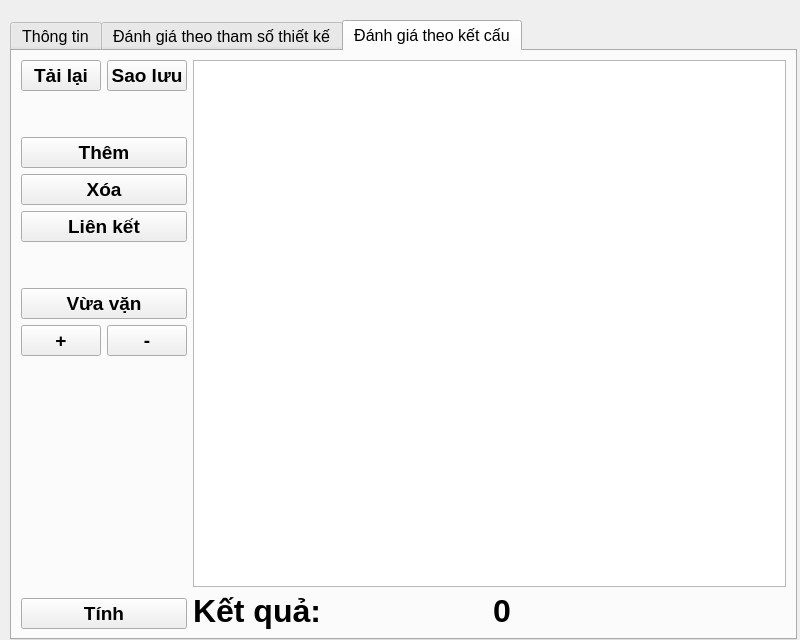
<?xml version="1.0" encoding="UTF-8"?>
<ui version="4.0">
 <class>MainWindow</class>
 <widget class="QMainWindow" name="MainWindow">
  <property name="geometry">
   <rect>
    <x>0</x>
    <y>0</y>
    <width>800</width>
    <height>640</height>
   </rect>
  </property>
  <property name="minimumSize">
   <size>
    <width>800</width>
    <height>640</height>
   </size>
  </property>
  <property name="maximumSize">
   <size>
    <width>800</width>
    <height>640</height>
   </size>
  </property>
  <property name="font">
   <font>
    <pointsize>9</pointsize>
   </font>
  </property>
  <property name="windowTitle">
   <string>Chương trình đánh giá độ tin cậy súng bộ binh</string>
  </property>
  <property name="windowIcon">
   <iconset>
    <normaloff>icon</normaloff>icon</iconset>
  </property>
  <widget class="QWidget" name="centralwidget">
   <property name="minimumSize">
    <size>
     <width>800</width>
     <height>640</height>
    </size>
   </property>
   <property name="maximumSize">
    <size>
     <width>800</width>
     <height>640</height>
    </size>
   </property>
   <property name="baseSize">
    <size>
     <width>640</width>
     <height>640</height>
    </size>
   </property>
   <property name="font">
    <font>
     <pointsize>12</pointsize>
    </font>
   </property>
   <widget class="QTabWidget" name="tabWidget_rating">
    <property name="geometry">
     <rect>
      <x>10</x>
      <y>20</y>
      <width>787</width>
      <height>620</height>
     </rect>
    </property>
    <property name="currentIndex">
     <number>2</number>
    </property>
    <widget class="QWidget" name="tab_info">
     <attribute name="title">
      <string>Thông tin</string>
     </attribute>
     <layout class="QVBoxLayout" name="verticalLayout_2">
      <item>
       <widget class="QLabel" name="label_1">
        <property name="font">
         <font>
          <pointsize>20</pointsize>
         </font>
        </property>
        <property name="layoutDirection">
         <enum>Qt::LayoutDirection::LeftToRight</enum>
        </property>
        <property name="text">
         <string>CHƯƠNG TRÌNH ĐÁNH GIÁ ĐỘ TIN CẬY 
SÚNG BỘ BINH</string>
        </property>
        <property name="textFormat">
         <enum>Qt::TextFormat::PlainText</enum>
        </property>
        <property name="alignment">
         <set>Qt::AlignmentFlag::AlignCenter</set>
        </property>
       </widget>
      </item>
      <item>
       <spacer name="verticalSpacer">
        <property name="orientation">
         <enum>Qt::Orientation::Vertical</enum>
        </property>
        <property name="sizeHint" stdset="0">
         <size>
          <width>20</width>
          <height>489</height>
         </size>
        </property>
       </spacer>
      </item>
     </layout>
    </widget>
    <widget class="QWidget" name="tab_rating_parameter">
     <property name="font">
      <font>
       <pointsize>9</pointsize>
      </font>
     </property>
     <attribute name="title">
      <string>Đánh giá theo tham số thiết kế</string>
     </attribute>
     <layout class="QHBoxLayout" name="horizontalLayout_5">
      <item>
       <layout class="QHBoxLayout" name="tab_rating_parameter_1" stretch="5,5">
        <item>
         <widget class="QTabWidget" name="tabWidget_rating_parameter">
          <property name="font">
           <font>
            <pointsize>12</pointsize>
           </font>
          </property>
          <property name="currentIndex">
           <number>0</number>
          </property>
          <widget class="QWidget" name="tab_parameter_vk">
           <attribute name="title">
            <string>Theo vận tốc tại vị trí k</string>
           </attribute>
           <layout class="QVBoxLayout" name="verticalLayout_3">
            <item>
             <layout class="QVBoxLayout" name="group_vk_ik">
              <item>
               <widget class="QLabel" name="label_vk_ik">
                <property name="font">
                 <font>
                  <pointsize>14</pointsize>
                  <bold>true</bold>
                 </font>
                </property>
                <property name="text">
                 <string>Xung lượng khí thuốc (Ik)</string>
                </property>
                <property name="alignment">
                 <set>Qt::AlignmentFlag::AlignCenter</set>
                </property>
               </widget>
              </item>
              <item>
               <layout class="QHBoxLayout" name="group_input_mean_vk_ik" stretch="3,0,1">
                <item>
                 <widget class="QDoubleSpinBox" name="input_mean_vk_ik">
                  <property name="readOnly">
                   <bool>false</bool>
                  </property>
                  <property name="decimals">
                   <number>4</number>
                  </property>
                  <property name="minimum">
                   <double>0.000100000000000</double>
                  </property>
                  <property name="maximum">
                   <double>99999.000000000000000</double>
                  </property>
                  <property name="singleStep">
                   <double>1.000000000000000</double>
                  </property>
                 </widget>
                </item>
                <item>
                 <widget class="QCheckBox" name="checkbox_var_vk_ik">
                  <property name="acceptDrops">
                   <bool>false</bool>
                  </property>
                  <property name="text">
                   <string/>
                  </property>
                 </widget>
                </item>
                <item>
                 <widget class="QDoubleSpinBox" name="input_var_vk_ik">
                  <property name="enabled">
                   <bool>false</bool>
                  </property>
                  <property name="decimals">
                   <number>4</number>
                  </property>
                  <property name="maximum">
                   <double>999999.000000000000000</double>
                  </property>
                 </widget>
                </item>
               </layout>
              </item>
             </layout>
            </item>
            <item>
             <layout class="QVBoxLayout" name="group_vk_m">
              <item>
               <widget class="QLabel" name="label_vk_m">
                <property name="font">
                 <font>
                  <pointsize>14</pointsize>
                  <bold>true</bold>
                 </font>
                </property>
                <property name="text">
                 <string>Khối lượng đầu đạn (m)</string>
                </property>
                <property name="alignment">
                 <set>Qt::AlignmentFlag::AlignCenter</set>
                </property>
               </widget>
              </item>
              <item>
               <layout class="QHBoxLayout" name="group_input_mean_vk_m" stretch="3,0,1">
                <item>
                 <widget class="QDoubleSpinBox" name="input_mean_vk_m">
                  <property name="decimals">
                   <number>4</number>
                  </property>
                  <property name="minimum">
                   <double>0.000100000000000</double>
                  </property>
                  <property name="maximum">
                   <double>99999.000000000000000</double>
                  </property>
                 </widget>
                </item>
                <item>
                 <widget class="QCheckBox" name="checkbox_var_vk_m">
                  <property name="text">
                   <string/>
                  </property>
                 </widget>
                </item>
                <item>
                 <widget class="QDoubleSpinBox" name="input_var_vk_m">
                  <property name="enabled">
                   <bool>false</bool>
                  </property>
                  <property name="decimals">
                   <number>4</number>
                  </property>
                  <property name="maximum">
                   <double>999999.000000000000000</double>
                  </property>
                 </widget>
                </item>
               </layout>
              </item>
             </layout>
            </item>
            <item>
             <layout class="QVBoxLayout" name="group_vk_zk">
              <item>
               <widget class="QLabel" name="label_vk_zk">
                <property name="font">
                 <font>
                  <pointsize>14</pointsize>
                  <bold>true</bold>
                 </font>
                </property>
                <property name="text">
                 <string>Bề dày cháy tương đối (Zk)</string>
                </property>
                <property name="alignment">
                 <set>Qt::AlignmentFlag::AlignCenter</set>
                </property>
               </widget>
              </item>
              <item>
               <layout class="QHBoxLayout" name="group_input_mean_vk_zk" stretch="3,0,1">
                <item>
                 <widget class="QDoubleSpinBox" name="input_mean_vk_zk">
                  <property name="decimals">
                   <number>4</number>
                  </property>
                  <property name="minimum">
                   <double>0.000100000000000</double>
                  </property>
                  <property name="maximum">
                   <double>99999.000000000000000</double>
                  </property>
                 </widget>
                </item>
                <item>
                 <widget class="QCheckBox" name="checkbox_var_vk_zk">
                  <property name="text">
                   <string/>
                  </property>
                 </widget>
                </item>
                <item>
                 <widget class="QDoubleSpinBox" name="input_var_vk_zk">
                  <property name="enabled">
                   <bool>false</bool>
                  </property>
                  <property name="decimals">
                   <number>4</number>
                  </property>
                  <property name="maximum">
                   <double>999999.000000000000000</double>
                  </property>
                 </widget>
                </item>
               </layout>
              </item>
             </layout>
            </item>
            <item>
             <layout class="QVBoxLayout" name="group_vk_cty">
              <item>
               <widget class="QLabel" name="label_vk_cty">
                <property name="font">
                 <font>
                  <pointsize>14</pointsize>
                  <bold>true</bold>
                 </font>
                </property>
                <property name="text">
                 <string>Hệ số tính công thức yếu</string>
                </property>
                <property name="alignment">
                 <set>Qt::AlignmentFlag::AlignCenter</set>
                </property>
               </widget>
              </item>
              <item>
               <layout class="QHBoxLayout" name="group_input_mean_vk_cty" stretch="3,0,1">
                <item>
                 <widget class="QDoubleSpinBox" name="input_mean_vk_cty">
                  <property name="decimals">
                   <number>4</number>
                  </property>
                  <property name="minimum">
                   <double>0.000100000000000</double>
                  </property>
                  <property name="maximum">
                   <double>99999.000000000000000</double>
                  </property>
                 </widget>
                </item>
                <item>
                 <widget class="QCheckBox" name="checkbox_var_vk_cty">
                  <property name="text">
                   <string/>
                  </property>
                 </widget>
                </item>
                <item>
                 <widget class="QDoubleSpinBox" name="input_var_vk_cty">
                  <property name="enabled">
                   <bool>false</bool>
                  </property>
                  <property name="decimals">
                   <number>4</number>
                  </property>
                  <property name="maximum">
                   <double>999999.000000000000000</double>
                  </property>
                 </widget>
                </item>
               </layout>
              </item>
             </layout>
            </item>
            <item>
             <layout class="QVBoxLayout" name="group_vk_d">
              <item>
               <widget class="QLabel" name="label_vk_d">
                <property name="font">
                 <font>
                  <pointsize>14</pointsize>
                  <bold>true</bold>
                 </font>
                </property>
                <property name="text">
                 <string>Cỡ đạn (d)</string>
                </property>
                <property name="alignment">
                 <set>Qt::AlignmentFlag::AlignCenter</set>
                </property>
               </widget>
              </item>
              <item>
               <layout class="QHBoxLayout" name="group_input_mean_vk_d" stretch="3,0,1">
                <item>
                 <widget class="QDoubleSpinBox" name="input_mean_vk_d">
                  <property name="decimals">
                   <number>4</number>
                  </property>
                  <property name="minimum">
                   <double>0.000100000000000</double>
                  </property>
                  <property name="maximum">
                   <double>99999.000000000000000</double>
                  </property>
                 </widget>
                </item>
                <item>
                 <widget class="QCheckBox" name="checkbox_var_vk_d">
                  <property name="text">
                   <string/>
                  </property>
                 </widget>
                </item>
                <item>
                 <widget class="QDoubleSpinBox" name="input_var_vk_d">
                  <property name="enabled">
                   <bool>false</bool>
                  </property>
                  <property name="decimals">
                   <number>4</number>
                  </property>
                  <property name="minimum">
                   <double>0.000100000000000</double>
                  </property>
                  <property name="maximum">
                   <double>999999.000000000000000</double>
                  </property>
                  <property name="value">
                   <double>0.000100000000000</double>
                  </property>
                 </widget>
                </item>
               </layout>
              </item>
             </layout>
            </item>
           </layout>
          </widget>
          <widget class="QWidget" name="tab_parameter_pmax">
           <attribute name="title">
            <string>Theo áp suất đáy nòng lớn nhất</string>
           </attribute>
           <layout class="QVBoxLayout" name="verticalLayout">
            <item>
             <layout class="QVBoxLayout" name="group_p_dn_max_q">
              <item>
               <widget class="QLabel" name="label_p_dn_max_q">
                <property name="font">
                 <font>
                  <pointsize>14</pointsize>
                  <bold>true</bold>
                 </font>
                </property>
                <property name="text">
                 <string>Trọng lượng đạn đạn (q)</string>
                </property>
                <property name="alignment">
                 <set>Qt::AlignmentFlag::AlignCenter</set>
                </property>
               </widget>
              </item>
              <item>
               <layout class="QHBoxLayout" name="group_input_mean_p_dn_max_q" stretch="3,0,1">
                <item>
                 <widget class="QDoubleSpinBox" name="input_mean_p_dn_max_q">
                  <property name="decimals">
                   <number>4</number>
                  </property>
                  <property name="minimum">
                   <double>0.000100000000000</double>
                  </property>
                  <property name="maximum">
                   <double>99999.000000000000000</double>
                  </property>
                 </widget>
                </item>
                <item>
                 <widget class="QCheckBox" name="checkbox_var_p_dn_max_q">
                  <property name="text">
                   <string/>
                  </property>
                 </widget>
                </item>
                <item>
                 <widget class="QDoubleSpinBox" name="input_var_p_dn_max_q">
                  <property name="enabled">
                   <bool>false</bool>
                  </property>
                  <property name="decimals">
                   <number>4</number>
                  </property>
                  <property name="maximum">
                   <double>999999.000000000000000</double>
                  </property>
                 </widget>
                </item>
               </layout>
              </item>
             </layout>
            </item>
            <item>
             <layout class="QVBoxLayout" name="group_p_dn_max_w">
              <item>
               <widget class="QLabel" name="label_p_dn_max_w">
                <property name="font">
                 <font>
                  <pointsize>14</pointsize>
                  <bold>true</bold>
                 </font>
                </property>
                <property name="text">
                 <string>Trọng lượng liều phóng (w)</string>
                </property>
                <property name="alignment">
                 <set>Qt::AlignmentFlag::AlignCenter</set>
                </property>
               </widget>
              </item>
              <item>
               <layout class="QHBoxLayout" name="group_input_mean_p_dn_max_w" stretch="3,0,1">
                <item>
                 <widget class="QDoubleSpinBox" name="input_mean_p_dn_max_w">
                  <property name="decimals">
                   <number>4</number>
                  </property>
                  <property name="minimum">
                   <double>0.000100000000000</double>
                  </property>
                  <property name="maximum">
                   <double>99999.000000000000000</double>
                  </property>
                 </widget>
                </item>
                <item>
                 <widget class="QCheckBox" name="checkbox_var_p_dn_max_w">
                  <property name="text">
                   <string/>
                  </property>
                 </widget>
                </item>
                <item>
                 <widget class="QDoubleSpinBox" name="input_var_p_dn_max_w">
                  <property name="enabled">
                   <bool>false</bool>
                  </property>
                  <property name="decimals">
                   <number>4</number>
                  </property>
                  <property name="maximum">
                   <double>999999.000000000000000</double>
                  </property>
                 </widget>
                </item>
               </layout>
              </item>
             </layout>
            </item>
            <item>
             <layout class="QVBoxLayout" name="group_p_dn_max_mu">
              <item>
               <widget class="QLabel" name="label_p_dn_max_mu">
                <property name="font">
                 <font>
                  <pointsize>14</pointsize>
                  <bold>true</bold>
                 </font>
                </property>
                <property name="text">
                 <string>Hệ số ảnh hưởng của trọng lượng đạn</string>
                </property>
                <property name="alignment">
                 <set>Qt::AlignmentFlag::AlignCenter</set>
                </property>
               </widget>
              </item>
              <item>
               <layout class="QHBoxLayout" name="group_input_mean_p_dn_max_mu" stretch="3,0,1">
                <item>
                 <widget class="QDoubleSpinBox" name="input_mean_p_dn_max_mu">
                  <property name="decimals">
                   <number>4</number>
                  </property>
                  <property name="minimum">
                   <double>0.000100000000000</double>
                  </property>
                  <property name="maximum">
                   <double>99999.000000000000000</double>
                  </property>
                 </widget>
                </item>
                <item>
                 <widget class="QCheckBox" name="checkbox_var_p_dn_max_mu">
                  <property name="text">
                   <string/>
                  </property>
                 </widget>
                </item>
                <item>
                 <widget class="QDoubleSpinBox" name="input_var_p_dn_max_mu">
                  <property name="enabled">
                   <bool>false</bool>
                  </property>
                  <property name="decimals">
                   <number>4</number>
                  </property>
                  <property name="maximum">
                   <double>999999.000000000000000</double>
                  </property>
                 </widget>
                </item>
               </layout>
              </item>
             </layout>
            </item>
            <item>
             <layout class="QVBoxLayout" name="group_p_dn_max_pT">
              <item>
               <widget class="QLabel" name="label_p_dn_max_pT">
                <property name="font">
                 <font>
                  <pointsize>14</pointsize>
                  <bold>true</bold>
                 </font>
                </property>
                <property name="text">
                 <string>Áp suất thuật trung bình lớn nhất</string>
                </property>
                <property name="alignment">
                 <set>Qt::AlignmentFlag::AlignCenter</set>
                </property>
               </widget>
              </item>
              <item>
               <layout class="QHBoxLayout" name="group_input_mean_p_dn_max_pT" stretch="3,0,1">
                <item>
                 <widget class="QDoubleSpinBox" name="input_mean_p_dn_max_pT">
                  <property name="decimals">
                   <number>4</number>
                  </property>
                  <property name="minimum">
                   <double>0.000100000000000</double>
                  </property>
                  <property name="maximum">
                   <double>99999.000000000000000</double>
                  </property>
                 </widget>
                </item>
                <item>
                 <widget class="QCheckBox" name="checkbox_var_p_dn_max_pT">
                  <property name="text">
                   <string/>
                  </property>
                 </widget>
                </item>
                <item>
                 <widget class="QDoubleSpinBox" name="input_var_p_dn_max_pT">
                  <property name="enabled">
                   <bool>false</bool>
                  </property>
                  <property name="decimals">
                   <number>4</number>
                  </property>
                  <property name="maximum">
                   <double>999999.000000000000000</double>
                  </property>
                 </widget>
                </item>
               </layout>
              </item>
             </layout>
            </item>
           </layout>
          </widget>
         </widget>
        </item>
        <item>
         <layout class="QVBoxLayout" name="group_result_info" stretch="1,0,0">
          <item>
           <widget class="QLabel" name="image_calculation_p_formula">
            <property name="font">
             <font>
              <pointsize>14</pointsize>
              <bold>true</bold>
             </font>
            </property>
            <property name="text">
             <string>Công thức</string>
            </property>
            <property name="alignment">
             <set>Qt::AlignmentFlag::AlignCenter</set>
            </property>
           </widget>
          </item>
          <item>
           <layout class="QHBoxLayout" name="group_input_calc">
            <item>
             <layout class="QVBoxLayout" name="group_max_min_input">
              <item>
               <layout class="QHBoxLayout" name="group_max_min_input_2">
                <item>
                 <widget class="QLabel" name="label_min_calc_p">
                  <property name="font">
                   <font>
                    <pointsize>12</pointsize>
                    <bold>true</bold>
                   </font>
                  </property>
                  <property name="text">
                   <string>Tối thiểu</string>
                  </property>
                 </widget>
                </item>
                <item>
                 <widget class="QLabel" name="label_max_calc_p">
                  <property name="font">
                   <font>
                    <pointsize>12</pointsize>
                    <bold>true</bold>
                   </font>
                  </property>
                  <property name="text">
                   <string>Tối đa</string>
                  </property>
                 </widget>
                </item>
               </layout>
              </item>
              <item>
               <layout class="QHBoxLayout" name="group_max_min_input_1">
                <item>
                 <widget class="QDoubleSpinBox" name="input_calc_min">
                  <property name="font">
                   <font>
                    <pointsize>12</pointsize>
                   </font>
                  </property>
                  <property name="decimals">
                   <number>4</number>
                  </property>
                  <property name="maximum">
                   <double>999999.000000000000000</double>
                  </property>
                 </widget>
                </item>
                <item>
                 <widget class="QDoubleSpinBox" name="input_calc_max">
                  <property name="font">
                   <font>
                    <pointsize>12</pointsize>
                   </font>
                  </property>
                  <property name="decimals">
                   <number>4</number>
                  </property>
                  <property name="maximum">
                   <double>999999.000000000000000</double>
                  </property>
                 </widget>
                </item>
               </layout>
              </item>
             </layout>
            </item>
            <item>
             <widget class="QPushButton" name="btn_calcutation_parameter">
              <property name="sizePolicy">
               <sizepolicy hsizetype="Preferred" vsizetype="Preferred">
                <horstretch>0</horstretch>
                <verstretch>0</verstretch>
               </sizepolicy>
              </property>
              <property name="font">
               <font>
                <pointsize>14</pointsize>
                <bold>true</bold>
               </font>
              </property>
              <property name="text">
               <string>Tính</string>
              </property>
             </widget>
            </item>
           </layout>
          </item>
          <item>
           <layout class="QHBoxLayout" name="group_result">
            <item>
             <widget class="QLabel" name="label_const_calculation_p_result">
              <property name="font">
               <font>
                <pointsize>24</pointsize>
                <bold>true</bold>
               </font>
              </property>
              <property name="text">
               <string>Kết quả:</string>
              </property>
             </widget>
            </item>
            <item>
             <widget class="QLabel" name="calculation_p_result">
              <property name="font">
               <font>
                <pointsize>24</pointsize>
                <bold>true</bold>
               </font>
              </property>
              <property name="text">
               <string>0</string>
              </property>
             </widget>
            </item>
           </layout>
          </item>
         </layout>
        </item>
       </layout>
      </item>
     </layout>
    </widget>
    <widget class="QWidget" name="tab_rating_strucs">
     <attribute name="title">
      <string>Đánh giá theo kết cấu</string>
     </attribute>
     <layout class="QHBoxLayout" name="horizontalLayout_3">
      <item>
       <layout class="QVBoxLayout" name="group_btn_strucs">
        <item>
         <layout class="QVBoxLayout" name="btn_calcutation_strucs_1">
          <item>
           <layout class="QHBoxLayout" name="group_load_save_struc">
            <item>
             <widget class="QPushButton" name="btn_load_flowchart">
              <property name="font">
               <font>
                <pointsize>14</pointsize>
                <bold>true</bold>
               </font>
              </property>
              <property name="text">
               <string>Tải lại</string>
              </property>
             </widget>
            </item>
            <item>
             <widget class="QPushButton" name="btn_save_flowchart">
              <property name="font">
               <font>
                <pointsize>14</pointsize>
                <bold>true</bold>
               </font>
              </property>
              <property name="text">
               <string>Sao lưu</string>
              </property>
             </widget>
            </item>
           </layout>
          </item>
          <item>
           <spacer name="verticalSpacer_strucs_0">
            <property name="orientation">
             <enum>Qt::Orientation::Vertical</enum>
            </property>
            <property name="sizeHint" stdset="0">
             <size>
              <width>20</width>
              <height>40</height>
             </size>
            </property>
           </spacer>
          </item>
          <item>
           <layout class="QVBoxLayout" name="group_edit_struc">
            <item>
             <widget class="QPushButton" name="btn_insert_node">
              <property name="font">
               <font>
                <pointsize>14</pointsize>
                <bold>true</bold>
               </font>
              </property>
              <property name="text">
               <string>Thêm</string>
              </property>
             </widget>
            </item>
            <item>
             <widget class="QPushButton" name="btn_del_node">
              <property name="font">
               <font>
                <pointsize>14</pointsize>
                <bold>true</bold>
               </font>
              </property>
              <property name="text">
               <string>Xóa</string>
              </property>
             </widget>
            </item>
            <item>
             <widget class="QPushButton" name="btn_con_node">
              <property name="font">
               <font>
                <pointsize>14</pointsize>
                <bold>true</bold>
               </font>
              </property>
              <property name="text">
               <string>Liên kết</string>
              </property>
             </widget>
            </item>
            <item>
             <spacer name="verticalSpacer_strucs_1">
              <property name="orientation">
               <enum>Qt::Orientation::Vertical</enum>
              </property>
              <property name="sizeHint" stdset="0">
               <size>
                <width>20</width>
                <height>40</height>
               </size>
              </property>
             </spacer>
            </item>
           </layout>
          </item>
          <item>
           <widget class="QPushButton" name="btn_fit_flowchart">
            <property name="font">
             <font>
              <pointsize>14</pointsize>
              <bold>true</bold>
             </font>
            </property>
            <property name="text">
             <string>Vừa vặn</string>
            </property>
           </widget>
          </item>
          <item>
           <layout class="QHBoxLayout" name="group_zoom_struc">
            <item>
             <widget class="QPushButton" name="btn_zoomout_flowchart">
              <property name="font">
               <font>
                <pointsize>14</pointsize>
                <bold>true</bold>
               </font>
              </property>
              <property name="text">
               <string>+</string>
              </property>
             </widget>
            </item>
            <item>
             <widget class="QPushButton" name="btn_zoomin_flowchart">
              <property name="font">
               <font>
                <pointsize>14</pointsize>
                <bold>true</bold>
               </font>
              </property>
              <property name="text">
               <string>-</string>
              </property>
             </widget>
            </item>
           </layout>
          </item>
         </layout>
        </item>
        <item>
         <spacer name="verticalSpacer_strucs_2">
          <property name="orientation">
           <enum>Qt::Orientation::Vertical</enum>
          </property>
          <property name="sizeHint" stdset="0">
           <size>
            <width>20</width>
            <height>30</height>
           </size>
          </property>
         </spacer>
        </item>
        <item>
         <widget class="QPushButton" name="btn_calcutation_strucs">
          <property name="sizePolicy">
           <sizepolicy hsizetype="Preferred" vsizetype="Preferred">
            <horstretch>0</horstretch>
            <verstretch>0</verstretch>
           </sizepolicy>
          </property>
          <property name="font">
           <font>
            <pointsize>14</pointsize>
            <bold>true</bold>
           </font>
          </property>
          <property name="text">
           <string>Tính</string>
          </property>
         </widget>
        </item>
       </layout>
      </item>
      <item>
       <layout class="QVBoxLayout" name="group_result_view_struc">
        <item>
         <widget class="QGraphicsView" name="graphicsView"/>
        </item>
        <item>
         <layout class="QHBoxLayout" name="group_result_struc">
          <item>
           <widget class="QLabel" name="label_const_calculation_struc_result">
            <property name="font">
             <font>
              <pointsize>24</pointsize>
              <bold>true</bold>
             </font>
            </property>
            <property name="text">
             <string>Kết quả:</string>
            </property>
           </widget>
          </item>
          <item>
           <widget class="QLabel" name="calculation_struc_result">
            <property name="font">
             <font>
              <pointsize>24</pointsize>
              <bold>true</bold>
             </font>
            </property>
            <property name="text">
             <string>0</string>
            </property>
           </widget>
          </item>
         </layout>
        </item>
       </layout>
      </item>
     </layout>
    </widget>
   </widget>
  </widget>
  <action name="actionLoad">
   <property name="text">
    <string>Load</string>
   </property>
  </action>
  <action name="actionSave">
   <property name="text">
    <string>Save</string>
   </property>
  </action>
  <action name="actionLoad_2">
   <property name="text">
    <string>Load</string>
   </property>
  </action>
  <action name="actionSave_2">
   <property name="text">
    <string>Save</string>
   </property>
  </action>
  <action name="actionLoad">
   <property name="text">
    <string>Load</string>
   </property>
  </action>
  <action name="actionSave">
   <property name="text">
    <string>Save</string>
   </property>
  </action>
 </widget>
 <tabstops>
  <tabstop>tabWidget_rating</tabstop>
  <tabstop>tabWidget_rating_parameter</tabstop>
  <tabstop>input_mean_vk_ik</tabstop>
  <tabstop>checkbox_var_vk_ik</tabstop>
  <tabstop>input_var_vk_ik</tabstop>
  <tabstop>input_mean_vk_m</tabstop>
  <tabstop>checkbox_var_vk_m</tabstop>
  <tabstop>input_var_vk_m</tabstop>
  <tabstop>input_mean_vk_zk</tabstop>
  <tabstop>checkbox_var_vk_zk</tabstop>
  <tabstop>input_var_vk_zk</tabstop>
  <tabstop>input_mean_vk_cty</tabstop>
  <tabstop>checkbox_var_vk_cty</tabstop>
  <tabstop>input_var_vk_cty</tabstop>
  <tabstop>input_mean_vk_d</tabstop>
  <tabstop>checkbox_var_vk_d</tabstop>
  <tabstop>input_var_vk_d</tabstop>
  <tabstop>input_mean_p_dn_max_q</tabstop>
  <tabstop>checkbox_var_p_dn_max_q</tabstop>
  <tabstop>input_var_p_dn_max_q</tabstop>
  <tabstop>input_mean_p_dn_max_w</tabstop>
  <tabstop>checkbox_var_p_dn_max_w</tabstop>
  <tabstop>input_var_p_dn_max_w</tabstop>
  <tabstop>input_mean_p_dn_max_mu</tabstop>
  <tabstop>checkbox_var_p_dn_max_mu</tabstop>
  <tabstop>input_var_p_dn_max_mu</tabstop>
  <tabstop>input_mean_p_dn_max_pT</tabstop>
  <tabstop>checkbox_var_p_dn_max_pT</tabstop>
  <tabstop>input_var_p_dn_max_pT</tabstop>
  <tabstop>input_calc_min</tabstop>
  <tabstop>input_calc_max</tabstop>
  <tabstop>btn_calcutation_parameter</tabstop>
 </tabstops>
 <resources/>
 <connections/>
</ui>
